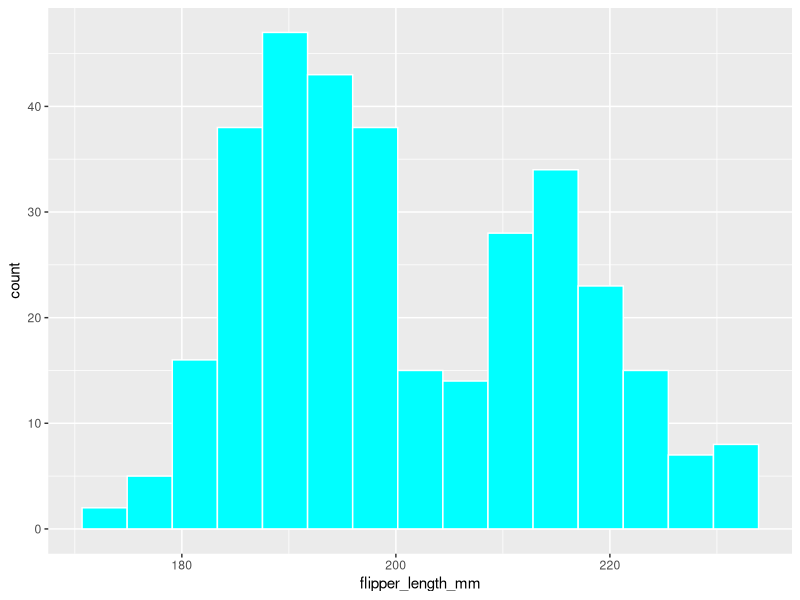
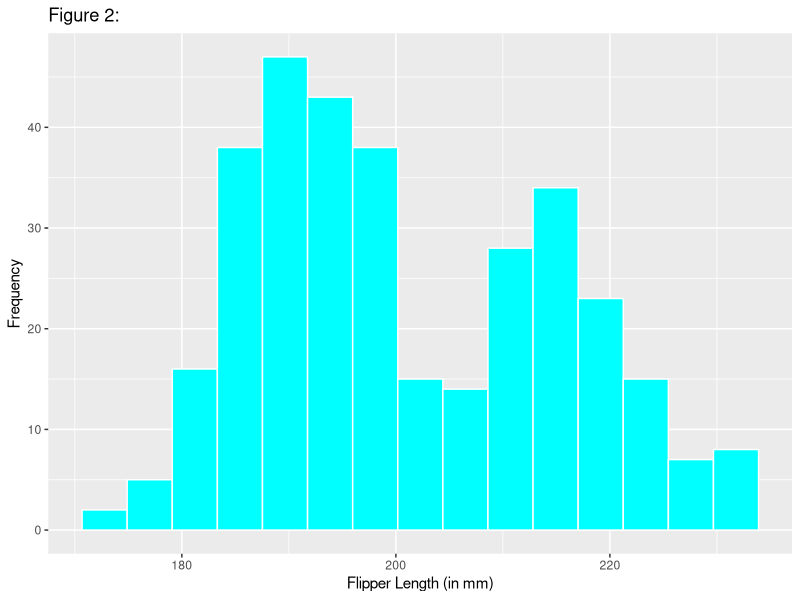
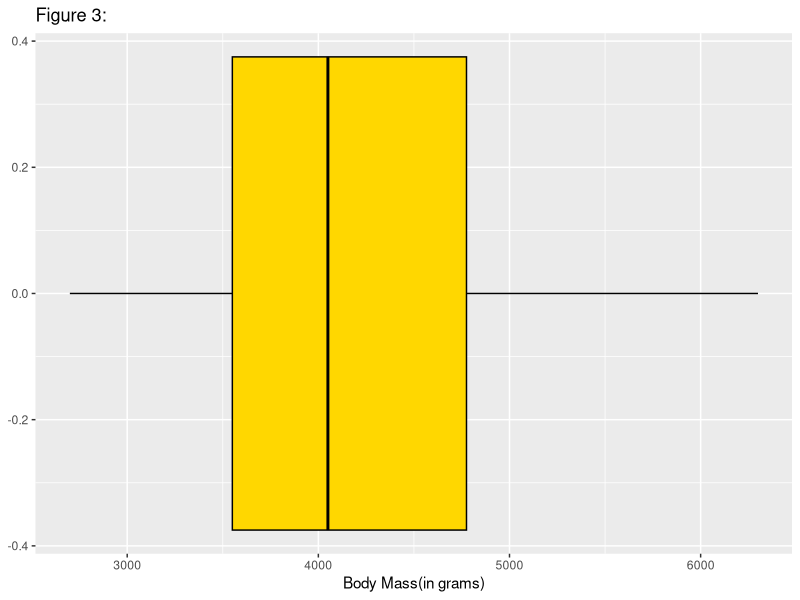
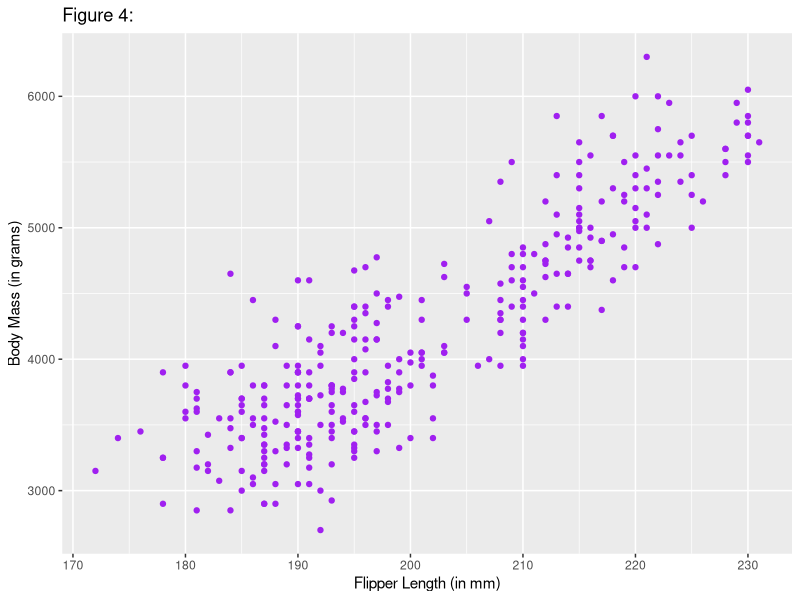
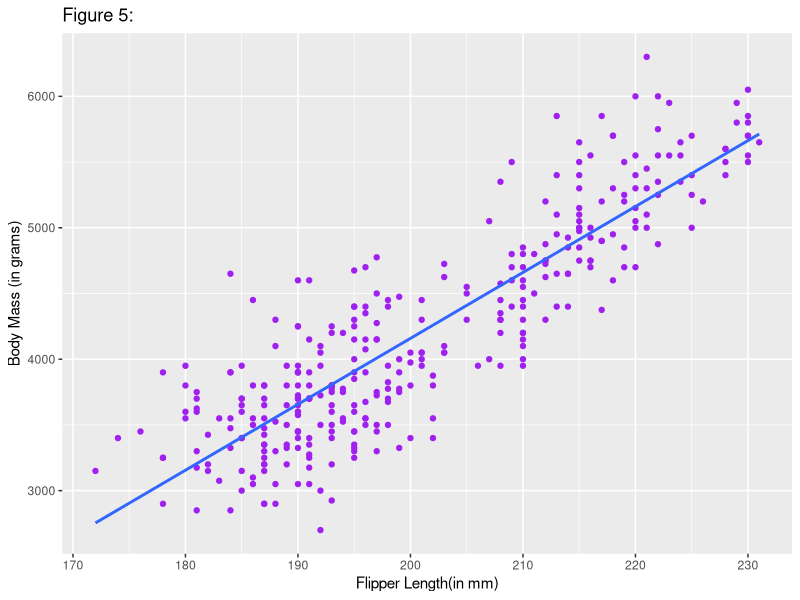
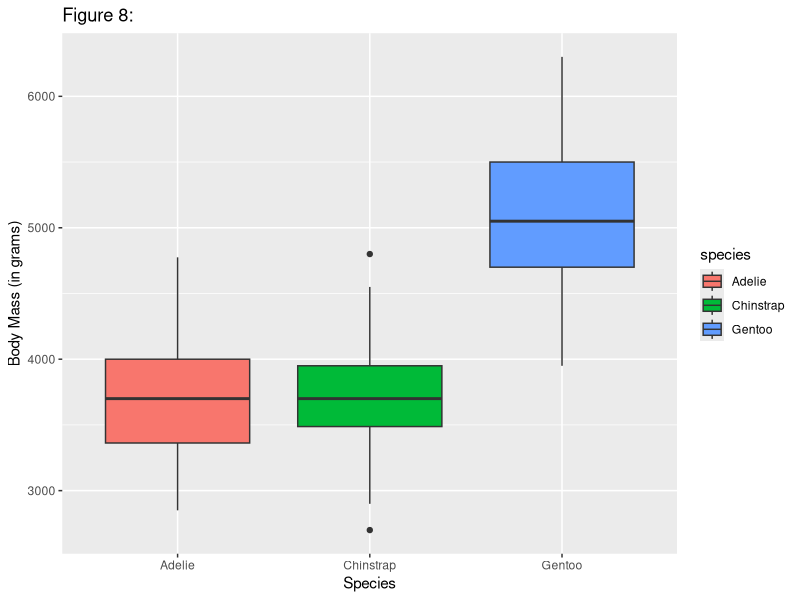
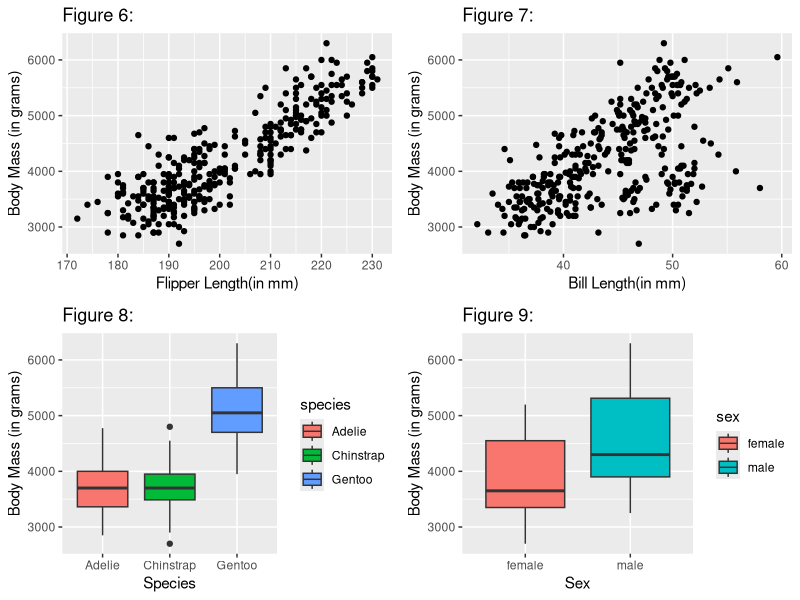
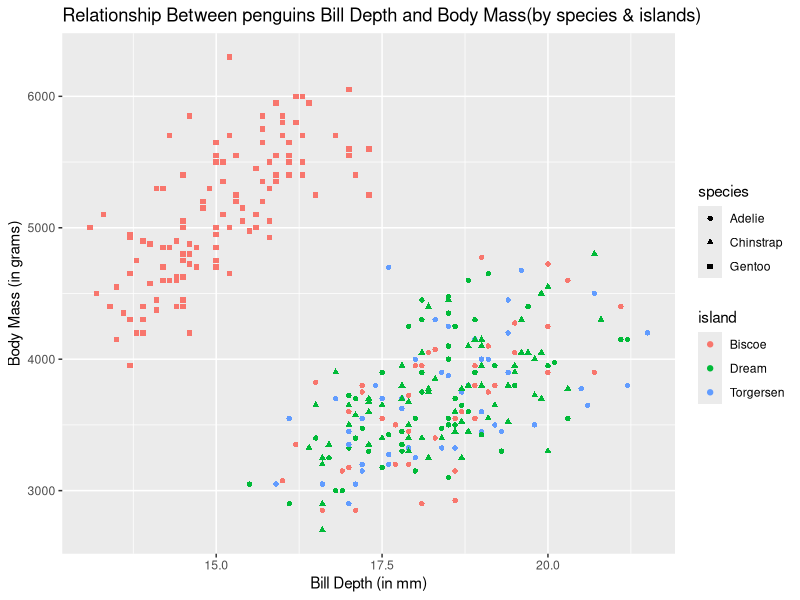

These figures' R source, in order:
## ---- chunk 1
knitr::opts_chunk$set(echo = FALSE)
## ---- chunk 2
library(palmerpenguins)
library(ggplot2)
library(rlang)
suppressMessages(library(ggplot2))
library(tidyverse)
library(gridExtra)
## ---- chunk 3
data("penguins")
## ---- chunk 4
summary(penguins$body_mass_g)
## ---- chunk 5
sum(is.na(penguins$body_mass_g))
## ---- chunk 6
penguinsClean<-na.omit(penguins)
## ---- chunk 7
nrow(penguins)
nrow(penguinsClean)
## ---- chunk 8
ggplot(penguinsClean, aes(x=flipper_length_mm)) + geom_histogram(bins = 15, fill='cyan', col = 'white')
## ---- chunk 9
ggplot(penguinsClean, aes(x=flipper_length_mm)) + geom_histogram(bins = 15, fill='cyan', col = 'white')+
  labs(title = "Figure 2:",x="Flipper Length (in mm)",y="Frequency")
## ---- chunk 10
MassBoxPlot<-penguinsClean%>%
  ggplot(mapping = aes(x=body_mass_g))+
  geom_boxplot(fill = "gold",col = "black")+
  labs(title = "Figure 3:",x="Body Mass(in grams)")
MassBoxPlot
## ---- chunk 11
ggplot(penguinsClean, aes(x=flipper_length_mm, y = body_mass_g)) + geom_point(color = "purple")+labs(title = "Figure 4: ",x = "Flipper Length (in mm)",y = "Body Mass (in grams)")
## ---- chunk 12
ggplot(penguinsClean, aes(x=flipper_length_mm, y = body_mass_g)) + geom_point(color = "purple")+labs(title = "Figure 5:",x = "Flipper Length(in mm)",y = "Body Mass (in grams)")+
stat_smooth(method = "lm", formula = y ~ x, size = 1, se = FALSE)
## ---- chunk 13
Flip_vs_Mass<-ggplot(penguinsClean,aes(x=flipper_length_mm,y=body_mass_g))+geom_point()+labs(title = "Figure 6:",x = "Flipper Length(in mm)",y = "Body Mass (in grams)")


Bill_vs_Mass<-ggplot(penguinsClean,aes(x=bill_length_mm,y=body_mass_g))+geom_point()+labs(title = "Figure 7:",x = "Bill Length(in mm)",y = "Body Mass (in grams)")

Species_vs_Mass<-ggplot(penguinsClean,aes(x=species,y=body_mass_g,fill=species))+geom_boxplot()+labs(title = "Figure 8:",x = "Species",y = "Body Mass (in grams)")
Species_vs_Mass

Sex_vs_Mass<-ggplot(penguinsClean,aes(x=sex,y=body_mass_g,fill=sex))+geom_boxplot()+labs(title = "Figure 9:",x = "Sex",y = "Body Mass (in grams)")

gridExtra::grid.arrange(Flip_vs_Mass,Bill_vs_Mass,Species_vs_Mass,Sex_vs_Mass)
## ---- chunk 14
table(penguins$species)
## ---- chunk 15
knitr::kable(table(penguins$species), col.names=c("Species", "Count") )
## ---- chunk 16
knitr::kable(table(penguins$island), col.names=c("Island", "Count") )
## ---- chunk 17
knitr::kable(table(penguins$island, penguins$sex))
## ---- chunk 18
knitr::kable(table(penguins$species, penguins$island))
## ---- chunk 19
ggplot(penguinsClean, aes(x= bill_depth_mm , y = body_mass_g, color = island,pch=species)) + geom_point()+
  labs(title = "Relationship Between penguins Bill Depth and Body Mass(by species & islands)",x = "Bill Depth (in mm)",y = "Body Mass (in grams)")

## ---- chunk 20
ggplot(penguinsClean, aes(x=flipper_length_mm, y = body_mass_g, color = species))+ geom_point()+facet_wrap( ~ species, ncol=2)+labs(title = "Relationship Between penguins Bill Depth and Body Mass(by species)",x = "Flipper Length(in mm)",y = "Body Mass(in grams)")

## ---- chunk 21
ggplot(penguinsClean, aes(x=flipper_length_mm, y = body_mass_g, color = species))+stat_smooth(method = "lm", formula = y ~ x, size = 1, se = FALSE,col = "black") + geom_point()+facet_wrap( ~ species, ncol=2)+labs(title = "Relationship Between penguins Bill Depth and Body Mass(by species)",x = "Flipper Length(in mm)",y = "Body Mass(in grams)")
